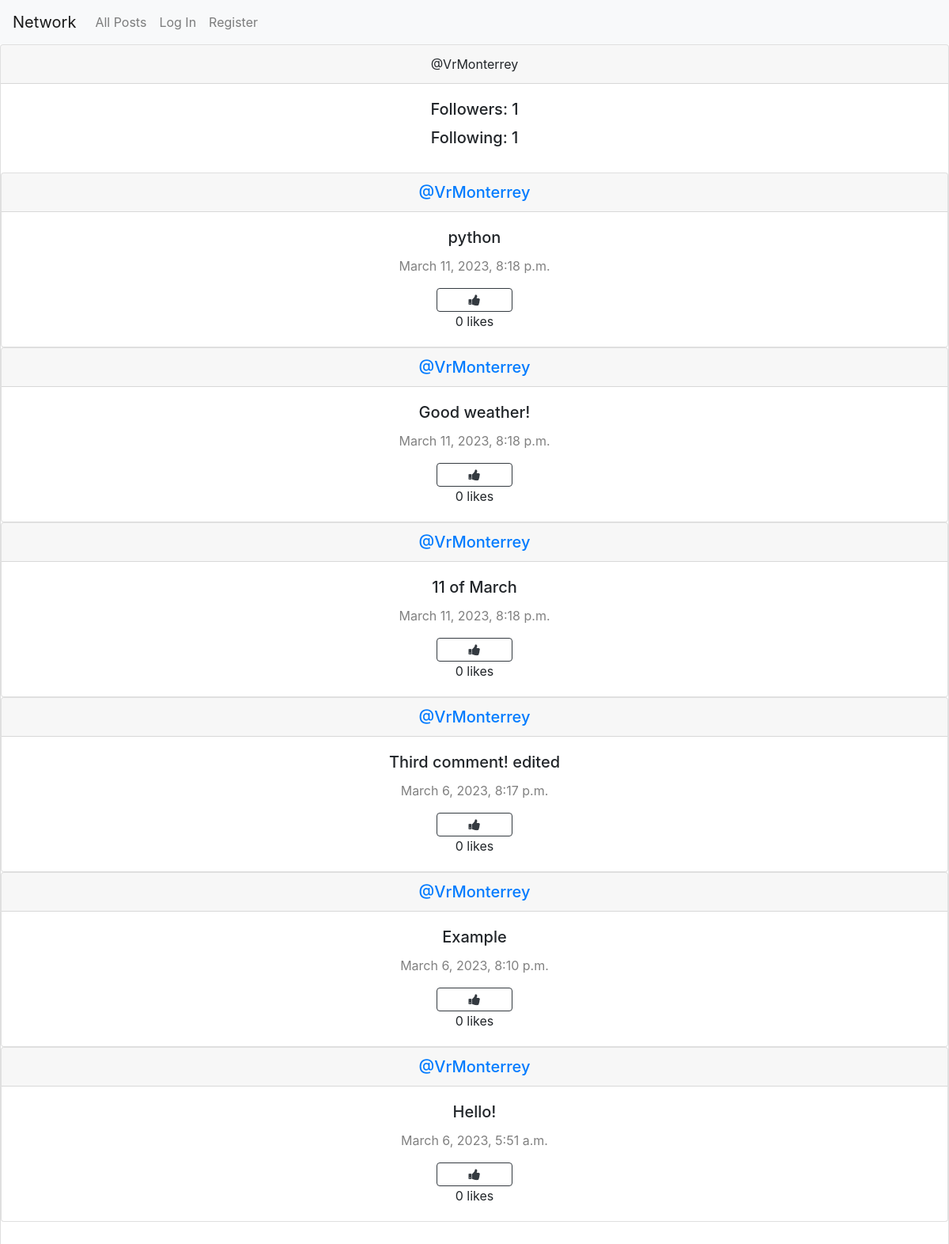
The app's page /profile/1 with its own data.
### network/models.py (models this page shows, shortened)
class User(AbstractUser):
    pass

class Post(models.Model):
    content = models.TextField(max_length=150)
    user = models.ForeignKey(User, on_delete=models.CASCADE, related_name="posts")
    date = models.DateTimeField(auto_now_add=True)

### network/views.py (the view)
# urls.py: path("profile/<int:user_id>", views.profile, name="profile")
def profile(request,user_id):
    user = User.objects.get(pk=user_id)
    all = Post.objects.filter(user=user).order_by("id").reverse()
    followers = Follow.objects.filter(user=user)
    following = Follow.objects.filter(follower=user)
    try:
        check = followers.filter(follower=User.objects.get(pk=request.user.id))
        if len(check) != 0:
            isFollowing = True
        else:
            isFollowing = False
    except:
        isFollowing = False
    likes = Like.objects.all()
    liked = []
    try:
        for like in likes:
            if like.user.id == request.user.id:
                liked.append(like.post.id)
    except:
        liked = []
    paginator = Paginator(all,10)
    pages = request.GET.get('page')
    items = paginator.get_page(pages)
    return render(request, "network/profile.html",{
        "items" : items,
        "following" : following,
        "followers" : followers,
        "isFollowing" : isFollowing,
        "user_profile" : user,
        "liked" : liked
    })

### network/templates/network/profile.html (shortened to what this page needs)
{% extends "network/layout.html" %}
{% block body %}
    <div class="card text-center">
        <div class="card-header">
            @{{ user_profile }}
        </div>
        <div class="card-body">
          <h5 class="card-title">Followers: {{ followers.count }}</h5>
          <h5 class="card-title">Following: {{ following.count }}</h5>
        </div>
    <div class="allPosts">
        {% for post in items %}
        <div class="card">
            <h5 class="card-header"><a href="{% url 'profile' user_id=post.user.id %}">@{{ post.user }}</a></h5>
            <div class="card-body">
              <h5 class="card-title">{{ post.content }}</h5>
              <p style="color:gray" class="card-text">{{ post.date }}</p>
            {% if user != post.user %}
            {% if post.id in liked %}
            <button class="btn btn-danger fa fa-thumbs-up col-1" id="{{ post.id }}" onclick="likeHandler({{ post.id }}, {{ liked }})"></button>
            {% else %}
            <button class="btn btn-outline-dark fa fa-thumbs-up col-1" id="{{ post.id }}" onclick="likeHandler({{ post.id }}, {{ liked }})"></button>
            {% endif %}
            {% endif %}
            <div class="likes-count">
                <p id="num-likes-{{ post.id }}">{{ post.liked.count }}</p>
                <p>likes</p>
              </div>
            </div>
            </div>
        {% endfor %}
    </div>
    <nav aria-label="Page navigation example">
      </nav>
{% endblock %}

### network/static/network/styles.css (style rules this page uses)
.likes-count p { display: inline; }
.likes-count p:not(:last-child)::after { content: ' '; }

### records on screen
User: username "VrMonterrey"
Post: user "VrMonterrey", content "python", date "March 11, 2023, 8:18 p.m.", liked.count "0"
Post: user "VrMonterrey", content "Good weather!", date "March 11, 2023, 8:18 p.m.", liked.count "0"
Post: user "VrMonterrey", content "11 of March", date "March 11, 2023, 8:18 p.m.", liked.count "0"
Post: user "VrMonterrey", content "Third comment! edited", date "March 6, 2023, 8:17 p.m.", liked.count "0"
Post: user "VrMonterrey", content "Example", date "March 6, 2023, 8:10 p.m.", liked.count "0"
Post: user "VrMonterrey", content "Hello!", date "March 6, 2023, 5:51 a.m.", liked.count "0"

### other values on screen
{{ followers.count }} "1"
{{ following.count }} "1"
